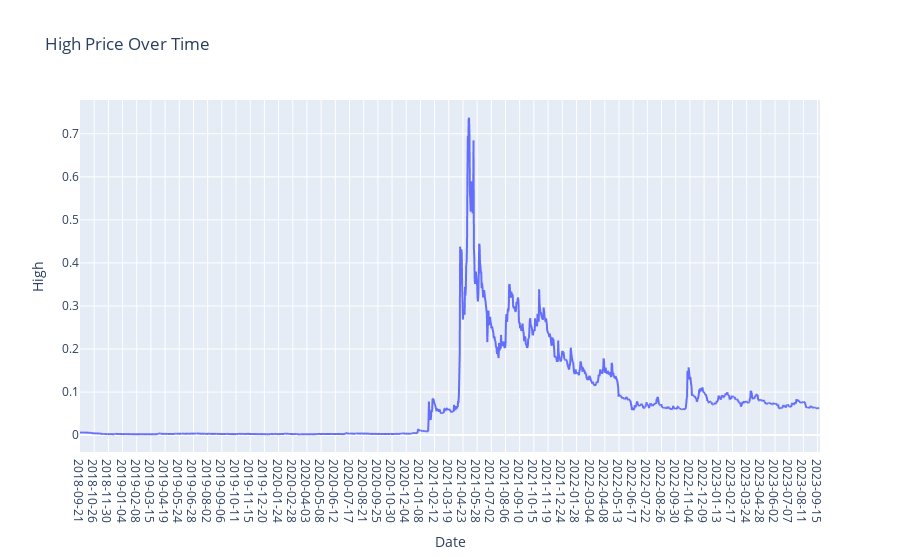

The cell this chart's notebook holds for it:
### Markdown cell above
## i) Graph for High Column Values

### Code cell
plt.figure(figsize=(14, 6))
fig = px.line(DOGE.High,x=DOGE.Date, y='High', labels={'x': 'Date', 'y': 'Price'}, title='High Price Over Time')
fig.update_xaxes(type='category')  # Ensure the x-axis treats the index as categorical (date)
fig.show()

### Figure 1 — Plotly figure (JSON) as saved in the notebook; plotly's stock layout.template omitted (floating-point values rounded to 4 significant figures; data arrays with more than 128 entries replaced by an {"elided": "..."} marker saying what was removed)
{"data": [{"hovertemplate": "Date=%{x}<br>High=%{y}<extra></extra>", "legendgroup": "", "line": {"color": "#636efa", "dash": "solid"}, "marker": {"symbol": "circle"}, "mode": "lines", "name": "", "showlegend": false, "type": "scattergl", "x": {"elided": "1827 str values"}, "xaxis": "x", "y": {"elided": "1827 float values"}, "yaxis": "y"}], "layout": {"legend": {"tracegroupgap": 0}, "title": {"text": "High Price Over Time"}, "xaxis": {"anchor": "y", "domain": [0, 1], "title": {"text": "Date"}, "type": "category"}, "yaxis": {"anchor": "x", "domain": [0, 1], "title": {"text": "High"}}}}
